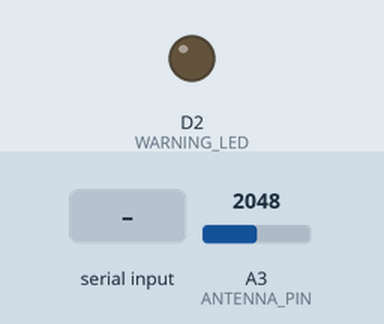
Recording of a program running on a simulated Arduino Nano ESP32. Parts: output pins drawn as LEDs (lit = HIGH). The inputs (shaded band) are chosen by the test bench; at power-on: A3 (ANTENNA_PIN) = 2048. What the program prints to the serial monitor is not drawn.

Above: at 1.2 s.
1.3 s: "A" received over Serial
At 2.3 s:
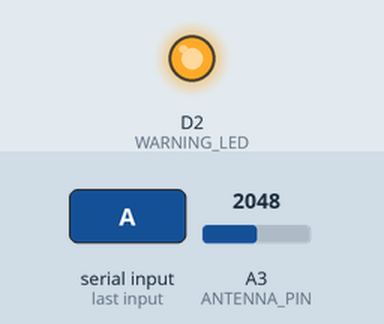
2.8 s: "S" received over Serial
At 3.4 s:
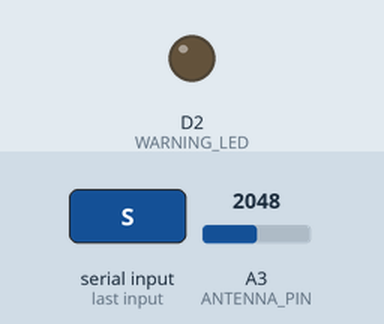
Timing chart, 0 to 5.8 s (numbered marks = the images above; inputs shaded):
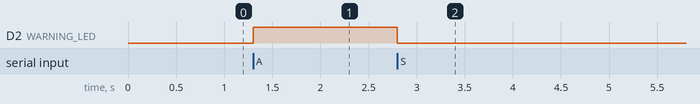

The program:

main.cpp
```cpp
#include <Arduino.h>

const int ANTENNA_PIN = A3;
const int WARNING_LED = D2;

void setup(){
    // Bit speed
    Serial.begin(115200);

    // Listen to voltages
    pinMode(ANTENNA_PIN, INPUT);

    // Send voltages
    pinMode(WARNING_LED, OUTPUT);
    digitalWrite(WARNING_LED, LOW);
}

void loop(){
    // Read electromagnetic voltages on wire, converts into int.
    int rawNoise = analogRead(ANTENNA_PIN);

    // Print new line with voltage and print to USB.
    Serial.println(rawNoise);

    // If kernel has written bytes we read it. If char is A we turn on light, if it is S we turn off light.
    if (Serial.available() > 0) {
        char incomingCommand = Serial.read();

        if (incomingCommand == 'A') {
            digitalWrite(WARNING_LED, HIGH);
        }
        else if (incomingCommand == 'S') {
            digitalWrite(WARNING_LED, LOW);
        }
    }

    // Determines sample rate.
    delay(2);
}
```

Measured:
- after the input at 1.3 s, D2 (WARNING_LED): LOW → HIGH at once
- after the input at 2.8 s, D2 (WARNING_LED): HIGH → LOW at once
